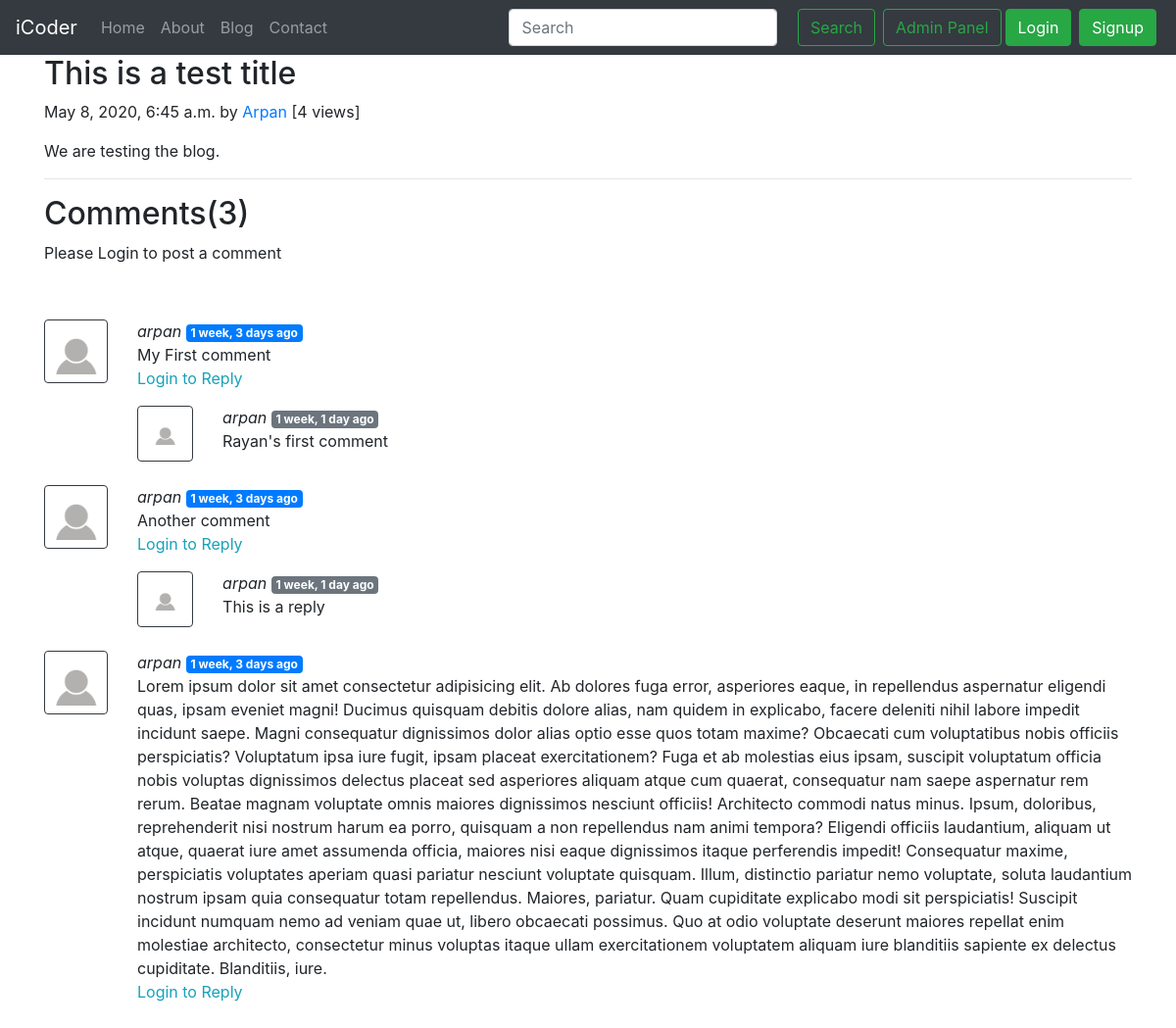
/blog/first-post, run on the app's committed database.
### blog/models.py (models this page shows, shortened)
class Post(models.Model):
    sno = models.AutoField(primary_key = True)
    title = models.CharField(max_length = 50)
    content = models.TextField(max_length=2550,default = "")
    author = models.TextField(max_length=50,default="")
    slug = models.CharField(max_length=150)
    views = models.IntegerField(default=0)
    timeStamp = models.DateTimeField(blank = True)

class BlogComment(models.Model):
    sno = models.AutoField(primary_key = True)
    comment = models.TextField()
    user = models.ForeignKey(User, on_delete = models.CASCADE)
    post = models.ForeignKey(Post,on_delete=models.CASCADE)
    parent = models.ForeignKey('self',on_delete=models.CASCADE,null = True)
    timestamp = models.DateTimeField(default = now)

### blog/views.py (the view)
# urls.py: path('<str:slug>',views.blogPost,name='blogPost'),
def blogPost(request,slug):
     post = Post.objects.filter(slug = slug).first()
     post.views += 1
     post.save()
     comments = BlogComment.objects.filter(post = post,parent=None)
     replies = BlogComment.objects.filter(post = post).exclude(parent=None)
     repDict = {}
     for reply in replies:
          if reply.parent.sno not in repDict.keys():
               repDict[reply.parent.sno] = [reply]
          else:
               repDict[reply.parent.sno].append(reply)
     context = {"post" : post, 'comments':comments, 'replies':replies, 'comment_counts' : len(comments),'replyDict':repDict}
     return render(request,'blog/blogPost.html',context)

### blog/templatetags/get_dict.py (called while the page is built)
@register.filter(name='get_val')
def get_val(dict,key):
    return dict.get(key)

### templates/blog/blogPost.html (shortened to what this page needs)
{% extends '../base.html' %}
{% block body %}
{% load static %}
{% load humanize %}
{% load get_dict %}
<div class="container">
  <div class="blog-post">
    <h2 class="blog-post-title">{{post.title}}</h2>
    <p class="blog-post-meta">{{post.timeStamp}} by <a href="/about">{{post.author}}</a> [<span>{{post.views}} views</span>]</p>
    <p>{{post.content|safe}}</p>
    <hr>
  </div>
</div>
<div class="container">
  <h2>Comments({{comments.count}})</h2>
  <div class="my-2">
    {% if user.is_authenticated %}
    <form action="/blog/postComment" method="post">
      {% csrf_token %}
      <div class="row">
        <input class="form-control col-md-10" type="text" name="comment" placeholder="Enter the comment here">
        <input type="hidden" class="col-md-1" name="postSno" value="{{post.sno}}">
        <input type="hidden" class="col-md-1" name="parentSno" value="">
        <button type="submit" class="btn btn-success col-md-1 mx-3">POST</button>
      </div>
    </form>
    {% else %}
    <p>Please Login to post a comment</p>
    {% endif %}
  </div>
  <br>
  {% for comment in comments  %}
  <div class="row my-3">
    <div class="col-md-1">
      <img src="{% static 'img/user.png' %}" alt="Not Loaded" class="rounded w-100 p-2 border border-dark">
    </div>
    <div class="col-md-11">
      <em>{{comment.user.username}}</em> <span class="badge badge-primary">{{comment.timestamp | naturaltime}}</span>
    <div>
    {{comment.comment}}
  </div>
  <div class="reply mx-0">
    {% if user.is_authenticated %}
    <a class="" data-toggle="collapse" href="#replyBox{{comment.sno}}" role="button" aria-expanded="false"
      aria-controls="replyBox{{comment.sno}}">
      Reply
    </a>
    <div class="collapse" id="replyBox{{comment.sno}}">
      <div class="card card-body">
        <form action="/blog/postComment" method="post">
          {% csrf_token %}
          <div class="row">
            <input class="form-control col-md-10" type="text" name="comment" placeholder="Enter the reply here">
            <input type="hidden" class="col-md-1" name="postSno" value="{{post.sno}}">
            <input type="hidden" class="col-md-1" name="parentSno" value="{{comment.sno}}">
            <button type="submit" class="btn btn-success col-md-1 mx-3">POST</button>
          </div>
        </form>
      </div>
    </div>
    {% else %}
    <p class="text-info">
      Login to Reply
    </p>
    {% endif %}
    {% if replyDict|get_val:comment.sno|length > 0 %}
    <div class="replies rounded">
      {% for reply in replyDict|get_val:comment.sno %}
      <div class="row my-2">
        <div class="col-md-1">
          <img src="{% static 'img/user.png' %}" alt="Not Loaded" class="rounded w-100 p-3 border border-dark">
        </div>
        <div class="col-md-11">
          <em>{{reply.user.username}}</em> <span class="badge badge-secondary">{{reply.timestamp | naturaltime}}</span>
          <div>
            {{reply.comment}}
          </div>
        </div>
      </div>
      {% endfor %}
    </div>
    {% endif %}
  </div>
</div>
</div>
{% endfor %}
</div>
{% endblock %}

### templates/base.html (shortened to what this page needs)
<!doctype html>
<html lang="en">
<head>
  <link rel="stylesheet" href="https://stackpath.bootstrapcdn.com/bootstrap/4.4.1/css/bootstrap.min.css"
>
</head>
<body>
  <nav class="navbar navbar-expand-lg navbar-dark bg-dark">
    <a class="navbar-brand" href="/">iCoder</a>
    <div class="collapse navbar-collapse" id="navbarSupportedContent">
      <ul class="navbar-nav mr-auto">
        <li class="nav-item {% block homeactive %}{% endblock %}">
          <a class="nav-link" href="/">Home <span class="sr-only">(current)</span></a>
        </li>
        <li class="nav-item {% block aboutactive %}{% endblock %}">
          <a class="nav-link" href="/about">About</a>
        </li>
        <li class="nav-item {% block blogactive %}{% endblock %}">
          <a class="nav-link" href="/blog">Blog</a>
        </li>
        <li class="nav-item {% block contactactive %}{% endblock %}">
          <a class="nav-link" href="/contact">Contact</a>
        </li>
      </ul>
      <div class="ml-auto form-inline ">
      <form class="my-2 my-lg-0" method="get" action="/search">
        <input class="form-control mr-sm-2" type="search" placeholder="Search" aria-label="Search" name="query"
          id="query">
        <button class="btn btn-outline-success m-2 my-sm-0" type="submit">Search</button>
      </form>
      <a href="/admin" role="button" target="_blank" class="btn btn-outline-success my-2 my-sm-0">Admin Panel</a>
      {% if user.is_authenticated %}
        <ul class="navbar-nav">
         <li class="nav-item dropdown">
        <a class="nav-link dropdown-toggle" href="#" id="navbarDropdown" role="button" data-toggle="dropdown" aria-haspopup="true" aria-expanded="false">
          Welcome {{request.user}}
        </a>
        <div class="dropdown-menu" aria-labelledby="navbarDropdown">
          <a class="dropdown-item" href="/logout">Logout</a>
        </div>
      </li>
        </ul>
      {% else %}
      <button type="button" class="btn btn-success mx-1" data-toggle="modal" data-target="#loginModal">
        Login
      </button>
      <button type="button" class="btn btn-success mx-1" data-toggle="modal" data-target="#signupModal">
        Signup
      </button>
      {% endif %}
    </div>
    </div>
  </nav>
  {% block body %}
  {% endblock %}
</body>
</html>

### data on the page
Post: title "This is a test title", timeStamp "May 8, 2020, 6:45 a.m.", author "Arpan", views "4", content "We are testing the blog."
BlogComment: user.username "arpan", timestamp "1 week, 3 days ago", comment "My First comment"
BlogComment: user.username "arpan", timestamp "1 week, 1 day ago", comment "Rayan's first comment"
BlogComment: user.username "arpan", timestamp "1 week, 3 days ago", comment "Another comment"
BlogComment: user.username "arpan", timestamp "1 week, 1 day ago", comment "This is a reply"
BlogComment: user.username "arpan", timestamp "1 week, 3 days ago", comment "Lorem ipsum dolor sit amet consectetur adipisicing elit. Ab dolores fuga error, asperiores eaque, in repellendus aspernatur eligendi quas, ipsam eveniet magni! Ducimus quisquam debitis dolore alias, nam quidem in explicabo, facere deleniti nihil labore impedit incidunt saepe. Magni consequatur dignissimos dolor alias optio esse quos totam maxime? Obcaecati cum voluptatibus nobis officiis perspiciatis? Voluptatum ipsa iure fugit, ipsam placeat exercitationem? Fuga et ab molestias eius ipsam, suscipit voluptatum officia nobis voluptas dignissimos delectus placeat sed asperiores aliquam atque cum quaerat, consequatur nam saepe aspernatur rem rerum. Beatae magnam voluptate omnis maiores…"

### other printed values
{{ comments.count }} "3"
